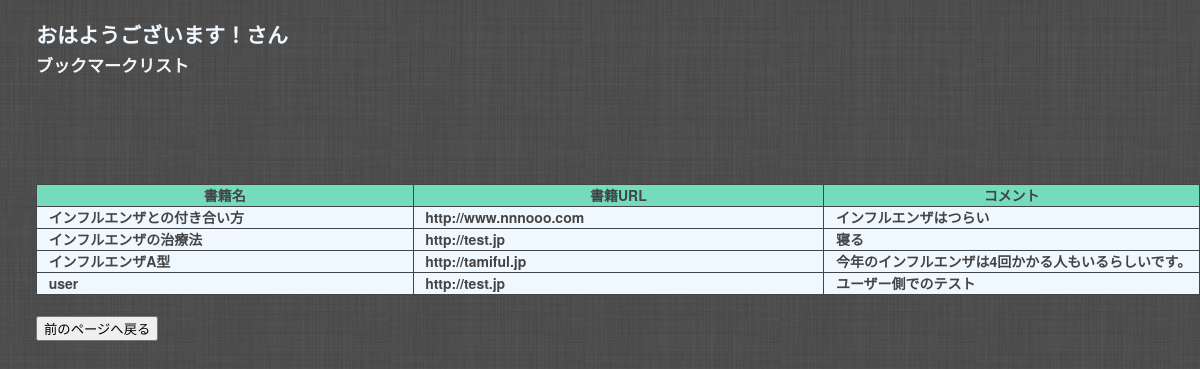
/bookmarkread.php, run on the app's committed database.
### tables this page shows
CREATE TABLE IF NOT EXISTS `gs_bm_table` (
`id` int(12) NOT NULL,
  `bname` varchar(64) NOT NULL,
  `burl` text NOT NULL,
  `bcmt` text NOT NULL,
  `indate` datetime NOT NULL
);

### bookmarkread.php (the view, shortened to what this page needs)
<?php
include("funcs.php");
$pdo = db_con();
$stmt = $pdo->prepare("SELECT * FROM gs_bm_table");
$status = $stmt->execute();
$view="";
if($status==false) {
  $error = $stmt->errorInfo();
  exit("sqlerror2:".$error[2]);
}else{
  while( $res = $stmt->fetch(PDO::FETCH_ASSOC)){
  $view .= '<tr><td>'.$res["bname"].'</td><td>'.$res["burl"].'</td><br><td>'.$res["bcmt"].'</td></tr>';
  }
}
?>
<!doctype html>
<html lang="ja">
<head>
<link rel="stylesheet" href="css/base.css">
<link rel="stylesheet" href="css/bookmarkread1.css">
</head>
<body>
<div id="brtop">
  <br>
  <h4><?php time1() ?><?php  echo $_SESSION['name'].'さん'?></h4>
  <h5>ブックマークリスト</h5>
</div>
<div id="booklist1">
  <table>
    <tr>
    <th>書籍名</th>
    <th>書籍URL</th>
    <th>コメント</th>
    </tr>
    <?php echo $view;?>
　 </table>
</div>
<div id="return">
  <br>
  <p><input type="button" value="前のページへ戻る" onclick="history.back()"></p>
</div>
</body>
</html>

### css/base.css (style rules this page uses)
html, body, div, span, applet, object, iframe, h1, h2, h3, h4, h5, h6, p, blockquote, pre, a, abbr, acronym, address, big, cite, code, del, dfn, em, img, ins, kbd, q, s, samp, small, strike, strong, sub, sup, tt, var, b, u, i, center, dl, dt, dd, ol, ul, li, fieldset, form, label, legend, table, caption, tbody, tfoot, thead, tr, th, td, article, aside, canvas, details, embed, figure, figcaption, footer, header, hgroup, menu, nav, output, ruby, section, summary, time, mark, audio, video { margin: 0; padding: 0; border: 0; font-size: 100%; font: inherit; vertical-align: baseline; }
body { line-height: 1; }
table { border-collapse: collapse; border-spacing: 0; }
body { background: url(../images/bg.jpg) #10a5d3; font: 14px/21px "HelveticaNeue", "Helvetica Neue", Helvetica, Arial, sans-serif; color: #444; -webkit-font-smoothing: antialiased; -webkit-text-size-adjust: none; }
h1, h2, h3, h4, h5, h6 { color: #181818; font-family: "Georgia", "Times New Roman", Helvetica, Arial, sans-serif; font-weight: normal; }
h4 { font-size: 21px; line-height: 30px; margin-bottom: 4px; }
h5 { font-size: 17px; line-height: 24px; }
p { margin: 0 0 20px; }

### css/bookmarkread1.css (style rules this page uses)
#brtop h4 { color: aliceblue; padding-left: 3%; font-weight: 700; }
#brtop h5 { color: aliceblue; padding-left: 3%; font-weight: 600; }
#booklist1 { padding-left: 3%; }
#booklist1 th { background-color: rgb(116, 219, 188); border: solid 1px; width: 500px; font-weight: 600; }
#booklist1 td { background-color: aliceblue; border: solid 1px; padding-left: 1%; font-weight: 700; }
#return { padding-left: 3%; }

### data on the page
gs_bm_table: bname "インフルエンザとの付き合い方", burl "http://www.nnnooo.com", bcmt "インフルエンザはつらい"
gs_bm_table: bname "インフルエンザの治療法", burl "http://test.jp", bcmt "寝る"
gs_bm_table: bname "インフルエンザA型", burl "http://tamiful.jp", bcmt "今年のインフルエンザは4回かかる人もいるらしいです。"
gs_bm_table: bname "user", burl "http://test.jp", bcmt "ユーザー側でのテスト"
